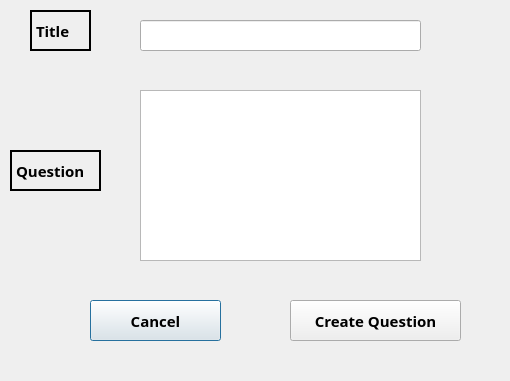
<?xml version="1.0" encoding="UTF-8"?>
<ui version="4.0">
 <class>QuestionPanel</class>
 <widget class="QDialog" name="QuestionPanel">
  <property name="geometry">
   <rect>
    <x>0</x>
    <y>0</y>
    <width>510</width>
    <height>381</height>
   </rect>
  </property>
  <property name="minimumSize">
   <size>
    <width>400</width>
    <height>300</height>
   </size>
  </property>
  <property name="windowTitle">
   <string>提出你的问题</string>
  </property>
  <property name="windowIcon">
   <iconset resource="img.qrc">
    <normaloff>:/getheadimg.jpg</normaloff>:/getheadimg.jpg</iconset>
  </property>
  <property name="styleSheet">
   <string notr="true">image: url(:/background.png);</string>
  </property>
  <widget class="QPushButton" name="pushButton">
   <property name="geometry">
    <rect>
     <x>90</x>
     <y>300</y>
     <width>131</width>
     <height>41</height>
    </rect>
   </property>
   <property name="font">
    <font>
     <family>新蒂黑板报底字</family>
     <pointsize>11</pointsize>
     <weight>75</weight>
     <bold>true</bold>
    </font>
   </property>
   <property name="autoFillBackground">
    <bool>false</bool>
   </property>
   <property name="styleSheet">
    <string notr="true"/>
   </property>
   <property name="text">
    <string>Cancel</string>
   </property>
  </widget>
  <widget class="QPushButton" name="pushButton_2">
   <property name="geometry">
    <rect>
     <x>290</x>
     <y>300</y>
     <width>171</width>
     <height>41</height>
    </rect>
   </property>
   <property name="font">
    <font>
     <family>新蒂黑板报底字</family>
     <pointsize>11</pointsize>
     <weight>75</weight>
     <bold>true</bold>
    </font>
   </property>
   <property name="autoFillBackground">
    <bool>false</bool>
   </property>
   <property name="styleSheet">
    <string notr="true"/>
   </property>
   <property name="text">
    <string>Create Question</string>
   </property>
  </widget>
  <widget class="QLabel" name="label">
   <property name="geometry">
    <rect>
     <x>30</x>
     <y>10</y>
     <width>61</width>
     <height>41</height>
    </rect>
   </property>
   <property name="font">
    <font>
     <family>新蒂黑板报底字</family>
     <pointsize>11</pointsize>
     <weight>75</weight>
     <bold>true</bold>
    </font>
   </property>
   <property name="frameShape">
    <enum>QFrame::WinPanel</enum>
   </property>
   <property name="text">
    <string>Title</string>
   </property>
  </widget>
  <widget class="QLineEdit" name="lineEdit">
   <property name="geometry">
    <rect>
     <x>140</x>
     <y>20</y>
     <width>281</width>
     <height>31</height>
    </rect>
   </property>
   <property name="toolTipDuration">
    <number>-1</number>
   </property>
   <property name="styleSheet">
    <string notr="true">
background-color: qlineargradient(spread:pad, x1:0, y1:0, x2:1, y2:0, stop:0 rgba(245, 224, 176, 120), stop:0.09 rgba(246, 189, 237, 120), stop:0.14 rgba(194, 207, 246, 120), stop:0.19 rgba(184, 160, 168, 60), stop:0.25 rgba(171, 186, 248, 120), stop:0.32 rgba(243, 248, 224, 120), stop:0.385 rgba(249, 162, 183, 120), stop:0.47 rgba(255, 115, 124, 120), stop:0.58 rgba(251, 205, 202, 120), stop:0.65 rgba(170, 128, 185, 60), stop:0.75 rgba(252, 222, 204, 120), stop:0.805 rgba(206, 122, 218, 120), stop:0.86 rgba(254, 223, 175, 120), stop:0.91 rgba(254, 236, 244, 120), stop:1 rgba(255, 191, 221, 200));
font: 9pt &quot;华康少女文字W5(P)&quot;;</string>
   </property>
  </widget>
  <widget class="QTextEdit" name="textEdit">
   <property name="geometry">
    <rect>
     <x>140</x>
     <y>90</y>
     <width>281</width>
     <height>171</height>
    </rect>
   </property>
   <property name="styleSheet">
    <string notr="true">
background-color: qlineargradient(spread:pad, x1:0, y1:0, x2:1, y2:0, stop:0 rgba(245, 224, 176, 120), stop:0.09 rgba(246, 189, 237, 120), stop:0.14 rgba(194, 207, 246, 120), stop:0.19 rgba(184, 160, 168, 60), stop:0.25 rgba(171, 186, 248, 120), stop:0.32 rgba(243, 248, 224, 120), stop:0.385 rgba(249, 162, 183, 120), stop:0.47 rgba(255, 115, 124, 120), stop:0.58 rgba(251, 205, 202, 120), stop:0.65 rgba(170, 128, 185, 60), stop:0.75 rgba(252, 222, 204, 120), stop:0.805 rgba(206, 122, 218, 120), stop:0.86 rgba(254, 223, 175, 120), stop:0.91 rgba(254, 236, 244, 120), stop:1 rgba(255, 191, 221, 200));
font: 9pt &quot;华康少女文字W5(P)&quot;;</string>
   </property>
  </widget>
  <widget class="QLabel" name="label_2">
   <property name="geometry">
    <rect>
     <x>10</x>
     <y>150</y>
     <width>91</width>
     <height>41</height>
    </rect>
   </property>
   <property name="font">
    <font>
     <family>新蒂黑板报底字</family>
     <pointsize>11</pointsize>
     <weight>75</weight>
     <bold>true</bold>
    </font>
   </property>
   <property name="frameShape">
    <enum>QFrame::WinPanel</enum>
   </property>
   <property name="text">
    <string>Question</string>
   </property>
  </widget>
 </widget>
 <resources>
  <include location="img.qrc"/>
 </resources>
 <connections/>
</ui>
